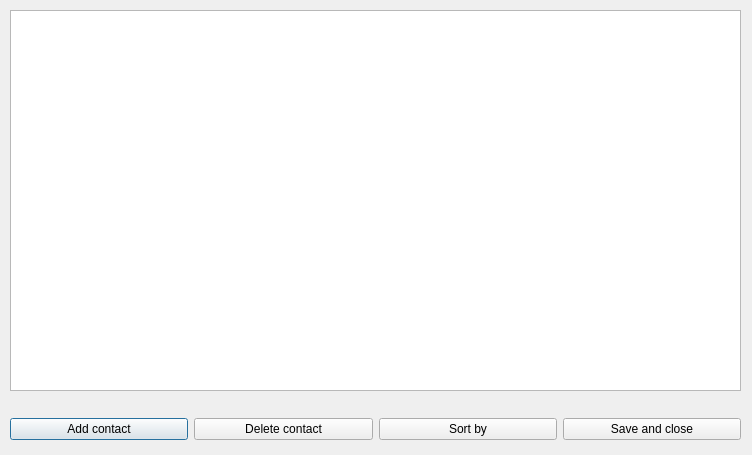
<?xml version="1.0" encoding="UTF-8"?>
<ui version="4.0">
 <class>Dialog</class>
 <widget class="QDialog" name="Dialog">
  <property name="geometry">
   <rect>
    <x>0</x>
    <y>0</y>
    <width>752</width>
    <height>455</height>
   </rect>
  </property>
  <property name="contextMenuPolicy">
   <enum>Qt::NoContextMenu</enum>
  </property>
  <property name="windowTitle">
   <string>Address book</string>
  </property>
  <widget class="QTableView" name="table">
   <property name="geometry">
    <rect>
     <x>10</x>
     <y>10</y>
     <width>731</width>
     <height>381</height>
    </rect>
   </property>
   <property name="acceptDrops">
    <bool>false</bool>
   </property>
   <property name="toolTipDuration">
    <number>-8</number>
   </property>
  </widget>
  <widget class="QWidget" name="layoutWidget">
   <property name="geometry">
    <rect>
     <x>10</x>
     <y>404</y>
     <width>731</width>
     <height>51</height>
    </rect>
   </property>
   <layout class="QHBoxLayout" name="horizontalLayout">
    <item>
     <widget class="QPushButton" name="add_button">
      <property name="text">
       <string>Add contact</string>
      </property>
     </widget>
    </item>
    <item>
     <widget class="QPushButton" name="delete_button">
      <property name="text">
       <string>Delete contact</string>
      </property>
     </widget>
    </item>
    <item>
     <widget class="QPushButton" name="sort_button">
      <property name="text">
       <string>Sort by</string>
      </property>
     </widget>
    </item>
    <item>
     <widget class="QPushButton" name="save_button">
      <property name="text">
       <string>Save and close</string>
      </property>
     </widget>
    </item>
   </layout>
  </widget>
 </widget>
 <resources/>
 <connections/>
</ui>
